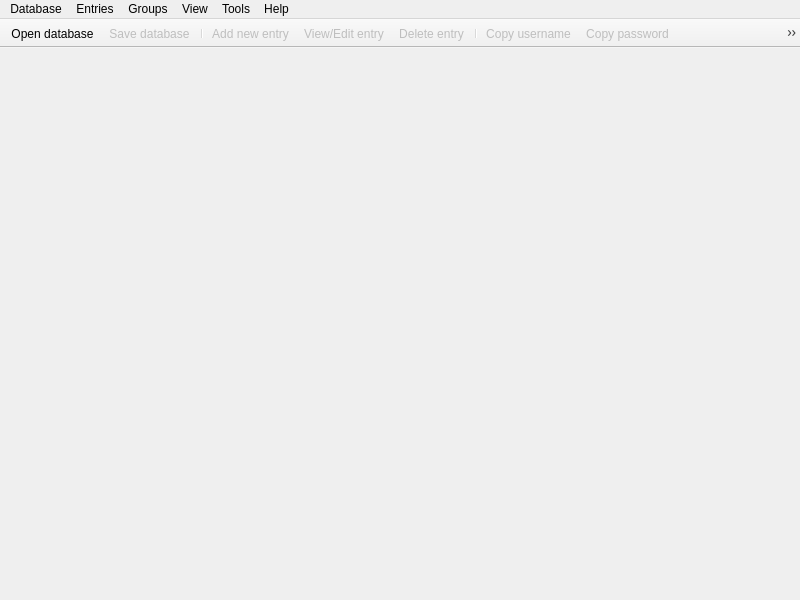
<?xml version="1.0" encoding="UTF-8"?>
<ui version="4.0">
 <class>MainWindow</class>
 <widget class="QMainWindow" name="MainWindow">
  <property name="geometry">
   <rect>
    <x>0</x>
    <y>0</y>
    <width>800</width>
    <height>600</height>
   </rect>
  </property>
  <property name="windowTitle">
   <string notr="true">Atomic</string> <!-- EDIT: -->
  </property>
  <widget class="QWidget" name="centralwidget">
   <layout class="QVBoxLayout" name="verticalLayout">
    <property name="leftMargin">
     <number>0</number>
    </property>
    <property name="topMargin">
     <number>0</number>
    </property>
    <property name="rightMargin">
     <number>0</number>
    </property>
    <property name="bottomMargin">
     <number>0</number>
    </property>
    <item>
     <widget class="QStackedWidget" name="stackedWidget">
      <property name="currentIndex">
       <number>2</number>
      </property>
      <widget class="QWidget" name="pageDatabase">
       <layout class="QVBoxLayout" name="verticalLayout_2">
        <property name="leftMargin">
         <number>0</number>
        </property>
        <property name="topMargin">
         <number>0</number>
        </property>
        <property name="rightMargin">
         <number>0</number>
        </property>
        <property name="bottomMargin">
         <number>0</number>
        </property>
        <item>
         <widget class="DatabaseTabWidget" name="tabWidget">
          <property name="currentIndex">
           <number>-1</number>
          </property>
          <property name="tabsClosable">
           <bool>true</bool>
          </property>
          <property name="movable">
           <bool>true</bool>
          </property>
         </widget>
        </item>
       </layout>
      </widget>
      <widget class="QWidget" name="pageSettings">
       <layout class="QVBoxLayout" name="verticalLayout_3">
        <property name="leftMargin">
         <number>0</number>
        </property>
        <property name="topMargin">
         <number>0</number>
        </property>
        <property name="rightMargin">
         <number>0</number>
        </property>
        <property name="bottomMargin">
         <number>0</number>
        </property>
        <item>
         <widget class="SettingsWidget" name="settingsWidget" native="true"/>
        </item>
       </layout>
      </widget>
      <widget class="QWidget" name="pageWelcome">
       <layout class="QVBoxLayout" name="verticalLayout_5">
        <item>
         <widget class="WelcomeWidget" name="welcomeWidget" native="true"/>
        </item>
       </layout>
      </widget>
     </widget>
    </item>
   </layout>
  </widget>
  <widget class="QMenuBar" name="menubar">
   <property name="geometry">
    <rect>
     <x>0</x>
     <y>0</y>
     <width>800</width>
     <height>20</height>
    </rect>
   </property>
   <widget class="QMenu" name="menuFile">
    <property name="title">
     <string>Database</string>
    </property>
    <widget class="QMenu" name="menuRecentDatabases">
     <property name="title">
      <string>Recent databases</string>
     </property>
    </widget>
    <addaction name="actionDatabaseNew"/>
    <addaction name="actionDatabaseOpen"/>
    <addaction name="menuRecentDatabases"/>
    <addaction name="actionDatabaseSave"/>
    <addaction name="actionDatabaseSaveAs"/>
    <addaction name="actionDatabaseClose"/>
    <addaction name="separator"/>
    <addaction name="actionChangeMasterKey"/>
    <addaction name="actionChangeDatabaseSettings"/>
    <addaction name="separator"/>
    <addaction name="actionImportKeePass1"/>
    <addaction name="actionExportCsv"/>
    <addaction name="actionRepairDatabase"/>
    <addaction name="separator"/>
    <addaction name="actionQuit"/>
   </widget>
   <widget class="QMenu" name="menuHelp">
    <property name="title">
     <string>Help</string>
    </property>
    <addaction name="actionAbout"/>
   </widget>
   <widget class="QMenu" name="menuEntries">
    <property name="title">
     <string>Entries</string>
    </property>
    <widget class="QMenu" name="menuEntryCopyAttribute">
     <property name="enabled">
      <bool>false</bool>
     </property>
     <property name="title">
      <string>Copy attribute to clipboard</string>
     </property>
     <addaction name="actionEntryCopyTitle"/>
     <addaction name="actionEntryCopyURL"/>
     <addaction name="actionEntryCopyNotes"/>
     <addaction name="separator"/>
    </widget>
    <addaction name="actionEntryNew"/>
    <addaction name="actionEntryClone"/>
    <addaction name="actionEntryEdit"/>
    <addaction name="actionEntryDelete"/>
    <addaction name="actionEntryCopyUsername"/>
    <addaction name="actionEntryCopyPassword"/>
    <addaction name="actionEntryCopyPasswordEnc"/>  <!--EDIT: -->   
    <addaction name="menuEntryCopyAttribute"/>
    <addaction name="actionEntryAutoType"/>
    <!-- EDIT: <addaction name="actionEntryOpenUrl"/> -->
    <addaction name="actionSearch"/>
   </widget>
   <widget class="QMenu" name="menuGroups">
    <property name="title">
     <string>Groups</string>
    </property>
    <addaction name="actionGroupNew"/>
    <addaction name="actionGroupEdit"/>
    <addaction name="actionGroupDelete"/>
   </widget>
   <widget class="QMenu" name="menuTools">
    <property name="title">
     <string>Tools</string>
    </property>
    <addaction name="actionLockDatabases"/>
    <addaction name="actionSettings"/>
   </widget>
   <widget class="QMenu" name="menuView">
    <property name="title">
     <string>View</string>
    </property>
   </widget>
   <addaction name="menuFile"/>
   <addaction name="menuEntries"/>
   <addaction name="menuGroups"/>
   <addaction name="menuView"/>
   <addaction name="menuTools"/>
   <addaction name="menuHelp"/>
  </widget>
  <widget class="QToolBar" name="toolBar">
   <property name="movable">
    <bool>false</bool>
   </property>
   <attribute name="toolBarArea">
    <enum>TopToolBarArea</enum>
   </attribute>
   <attribute name="toolBarBreak">
    <bool>false</bool>
   </attribute>
   <addaction name="actionDatabaseOpen"/>
   <addaction name="actionDatabaseSave"/>
   <addaction name="separator"/>
   <addaction name="actionEntryNew"/>
   <addaction name="actionEntryEdit"/>
   <addaction name="actionEntryDelete"/>
   <addaction name="separator"/>
   <addaction name="actionEntryCopyUsername"/>
   <addaction name="actionEntryCopyPassword"/>
   <addaction name="actionEntryCopyPasswordEnc"/> <!-- EDIT: -->   
   <addaction name="separator"/>
   <addaction name="actionLockDatabases"/>
   <addaction name="actionSearch"/>
  </widget>
  <action name="actionQuit">
   <property name="text">
    <string>Quit</string>
   </property>
  </action>
  <action name="actionAbout">
   <property name="text">
    <string>About</string>
   </property>
  </action>
  <action name="actionDatabaseOpen">
   <property name="text">
    <string>Open database</string>
   </property>
  </action>
  <action name="actionDatabaseSave">
   <property name="enabled">
    <bool>false</bool>
   </property>
   <property name="text">
    <string>Save database</string>
   </property>
  </action>
  <action name="actionDatabaseClose">
   <property name="enabled">
    <bool>false</bool>
   </property>
   <property name="text">
    <string>Close database</string>
   </property>
  </action>
  <action name="actionDatabaseNew">
   <property name="text">
    <string>New database</string>
   </property>
  </action>
  <action name="actionEntryNew">
   <property name="enabled">
    <bool>false</bool>
   </property>
   <property name="text">
    <string>Add new entry</string>
   </property>
  </action>
  <action name="actionEntryEdit">
   <property name="enabled">
    <bool>false</bool>
   </property>
   <property name="text">
    <string>View/Edit entry</string>
   </property>
  </action>
  <action name="actionEntryDelete">
   <property name="enabled">
    <bool>false</bool>
   </property>
   <property name="text">
    <string>Delete entry</string>
   </property>
  </action>
  <action name="actionGroupNew">
   <property name="enabled">
    <bool>false</bool>
   </property>
   <property name="text">
    <string>Add new group</string>
   </property>
  </action>
  <action name="actionGroupEdit">
   <property name="enabled">
    <bool>false</bool>
   </property>
   <property name="text">
    <string>Edit group</string>
   </property>
  </action>
  <action name="actionGroupDelete">
   <property name="enabled">
    <bool>false</bool>
   </property>
   <property name="text">
    <string>Delete group</string>
   </property>
  </action>
  <action name="actionDatabaseSaveAs">
   <property name="enabled">
    <bool>false</bool>
   </property>
   <property name="text">
    <string>Save database as</string>
   </property>
  </action>
  <action name="actionChangeMasterKey">
   <property name="enabled">
    <bool>false</bool>
   </property>
   <property name="text">
    <string>Change master key</string>
   </property>
  </action>
  <action name="actionChangeDatabaseSettings">
   <property name="enabled">
    <bool>false</bool>
   </property>
   <property name="text">
    <string>Database settings</string>
   </property>
   <property name="toolTip">
    <string>Database settings</string>
   </property>
  </action>
  <action name="actionImportKeePass1">
   <property name="text">
    <string>Import KeePass 1 database</string>
   </property>
  </action>
  <action name="actionEntryClone">
   <property name="enabled">
    <bool>false</bool>
   </property>
   <property name="text">
    <string>Clone entry</string>
   </property>
  </action>
  <action name="actionSearch">
   <property name="enabled">
    <bool>false</bool>
   </property>
   <property name="text">
    <string>Find</string>
   </property>
  </action>
  <action name="actionEntryCopyUsername">
   <property name="enabled">
    <bool>false</bool>
   </property>
   <property name="text">
    <string>Copy username</string>
   </property>
   <property name="toolTip">
    <string>Copy username to clipboard</string>
   </property>
  </action>
  <action name="actionEntryCopyPassword">
   <property name="enabled">
    <bool>false</bool>
   </property>
   <property name="text">
    <string>Copy password</string>
   </property>
   <property name="toolTip">
    <string>Copy password to clipboard</string>
   </property>
  </action>
  
  <!-- EDIT:BEGIN -->
  <action name="actionEntryCopyPasswordEnc">
   <property name="enabled">
    <bool>false</bool>
   </property>
   <property name="text">
    <string>Copy encrypted password</string>
   </property>
   <property name="toolTip">
    <string>Copy encrypted password to clipboard</string>
   </property>
  </action>
  <!-- EDIT:END -->
    
  <action name="actionSettings">
   <property name="text">
    <string>Settings</string>
   </property>
  </action>
  <action name="actionEntryAutoType">
   <property name="enabled">
    <bool>false</bool>
   </property>
   <property name="text">
    <string>Perform Auto-Type</string>
   </property>
  </action>
  
  <!-- EDIT:
  <action name="actionEntryOpenUrl">
   <property name="enabled">
    <bool>false</bool>
   </property>
   <property name="text">
    <string>Open URL</string>
   </property>
  </action>
  -->
  
  <action name="actionLockDatabases">
   <property name="enabled">
    <bool>false</bool>
   </property>
   <property name="text">
    <string>Lock databases</string>
   </property>
  </action>
  <action name="actionEntryCopyTitle">
   <property name="enabled">
    <bool>false</bool>
   </property>
   <property name="text">
    <string>Title</string>
   </property>
  </action>
  <action name="actionEntryCopyURL">
   <property name="enabled">
    <bool>false</bool>
   </property>
   <property name="text">
    <string>URL</string>
   </property>
  </action>
  <action name="actionEntryCopyNotes">
   <property name="enabled">
    <bool>false</bool>
   </property>
   <property name="text">
    <string>Notes</string>
   </property>
  </action>
  <action name="actionExportCsv">
   <property name="enabled">
    <bool>false</bool>
   </property>
   <property name="text">
    <string>Export to CSV file</string>
   </property>
  </action>
  <action name="actionRepairDatabase">
   <property name="text">
    <string>Repair database</string>
   </property>
  </action>
 </widget>
 <customwidgets>
  <customwidget>
   <class>DatabaseTabWidget</class>
   <extends>QTabWidget</extends>
   <header>gui/DatabaseTabWidget.h</header>
   <container>1</container>
  </customwidget>
  <customwidget>
   <class>SettingsWidget</class>
   <extends>QWidget</extends>
   <header>gui/SettingsWidget.h</header>
   <container>1</container>
  </customwidget>
  <customwidget>
   <class>WelcomeWidget</class>
   <extends>QWidget</extends>
   <header>gui/WelcomeWidget.h</header>
   <container>1</container>
  </customwidget>
 </customwidgets>
 <resources/>
 <connections/>
</ui>
